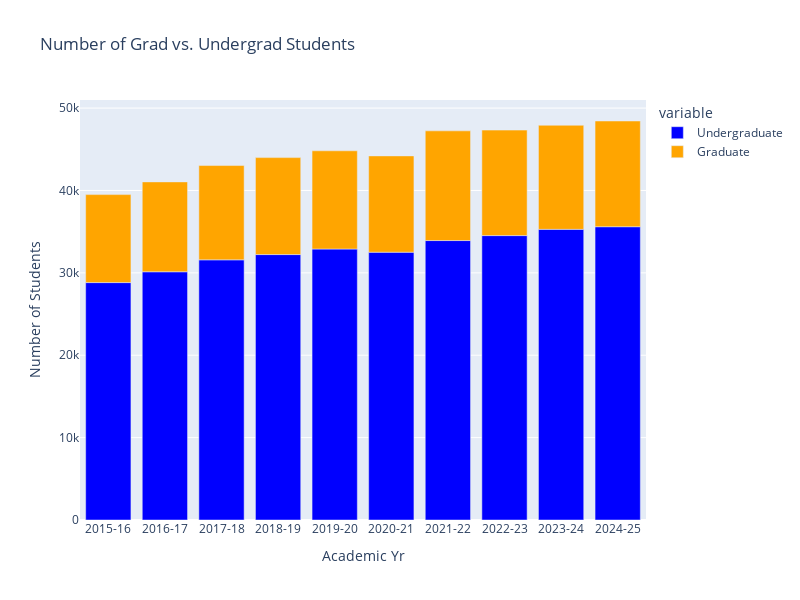

Source (notebook cell):
### Markdown cell above
## What is the historical distribution of graduate and undergraduate students at Berkeley?

### Code cell
university_grad_vs_ungrd = (university_majors.groupby(
    ['Academic Yr', 'Ungrad Grad'], as_index = False)[["Student Headcount"]]
                            .sum()
                           )

proportions = university_grad_vs_ungrd.pivot(index='Academic Yr', columns='Ungrad Grad', values='Student Headcount')
proportions['Total'] = proportions['Undergraduate'] + proportions['Graduate']
proportions['Undergrad Proportion'] = proportions['Undergraduate'] / proportions['Total']
proportions['Grad Proportion'] = proportions['Graduate'] / proportions['Total']


fig = px.bar(proportions.reset_index(), 
             x='Academic Yr', 
             y=['Undergraduate', 'Graduate'],
             title='Number of Grad vs. Undergrad Students',
             labels={'value': 'Number of Students'},
             color_discrete_map={'Undergraduate': 'blue', 'Graduate': 'orange'})

fig.update_layout(barmode='relative', autosize=False, width=800, height=600)
fig.show()

### Figure 1 — Plotly figure (JSON) as saved in the notebook; plotly's stock layout.template omitted (floating-point values rounded to 4 significant figures)
{"data": [{"hovertemplate": "variable=Undergraduate<br>Academic Yr=%{x}<br>Number of Students=%{y}<extra></extra>", "legendgroup": "Undergraduate", "marker": {"color": "blue", "pattern": {"shape": ""}}, "name": "Undergraduate", "orientation": "v", "showlegend": true, "textposition": "auto", "type": "bar", "x": ["2015-16", "2016-17", "2017-18", "2018-19", "2019-20", "2020-21", "2021-22", "2022-23", "2023-24", "2024-25"], "xaxis": "x", "y": [28820.0, 30130.0, 31580.0, 32220.0, 32900.0, 32510.0, 33920.0, 34520.0, 35280.0, 35600.0], "yaxis": "y"}, {"hovertemplate": "variable=Graduate<br>Academic Yr=%{x}<br>Number of Students=%{y}<extra></extra>", "legendgroup": "Graduate", "marker": {"color": "orange", "pattern": {"shape": ""}}, "name": "Graduate", "orientation": "v", "showlegend": true, "textposition": "auto", "type": "bar", "x": ["2015-16", "2016-17", "2017-18", "2018-19", "2019-20", "2020-21", "2021-22", "2022-23", "2023-24", "2024-25"], "xaxis": "x", "y": [10680.0, 10910.0, 11450.0, 11770.0, 11920.0, 11690.0, 13320.0, 12800.0, 12630.0, 12830.0], "yaxis": "y"}], "layout": {"autosize": false, "barmode": "relative", "height": 600, "legend": {"title": {"text": "variable"}, "tracegroupgap": 0}, "title": {"text": "Number of Grad vs. Undergrad Students"}, "width": 800, "xaxis": {"anchor": "y", "domain": [0, 1], "title": {"text": "Academic Yr"}}, "yaxis": {"anchor": "x", "domain": [0, 1], "title": {"text": "Number of Students"}}}}
